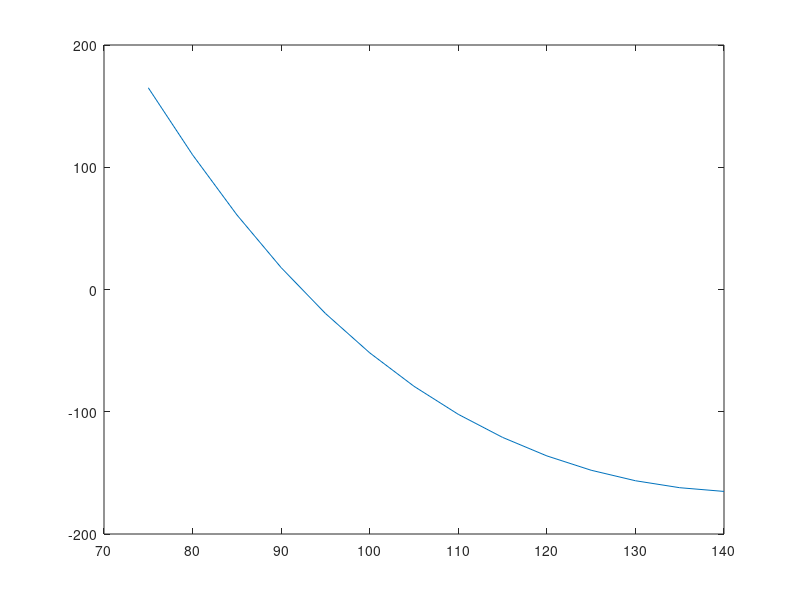

Reproduce this figure in MATLAB.
% clc
% clear all
% close all
% theta = 90+[-15:5:50];
% g = 9.81;
% 
% L_CG = 0.880;
% L_GJ = 0.30093;
% L_CK = 0.665;
% L_CD = 0.15207;
% L_CE = 0.60978;
% L_AC = 0.5905;
% L_AD = 0.493;
% L_AE = 0.203;
% n=10;
% L_div = 0.0:L_CG/(n-1):L_CG;
% lb = [500,0.4,0.2];
% ub = [5000,0.8,0.5];
% Fs = 1500;
% A = [];
% b = [];
% Aeq = [];
% Beq = [];
% x0 = [Fs,L_CK,L_AE];
% Mass = 10;
% thetaangle = 75;
% 
% 
% % Maximum mass
% Mass = 100+10;         %10Kg extra mass added for the link!
% for i = 1:length(theta)
%     thetaangle = theta(i);
%     fun = @(x)abs(Mass*g*(L_CG*cosd(thetaangle)+L_GJ)-x(1)*x(2)*sind(asind(sqrt(x(3)*x(3)+L_AC*L_AC)*sind(thetaangle-atand(x(3)/L_AC)/sqrt(x(2)^2+x(3)^2+L_AC^2-2*sqrt(x(3)^2+L_AC^2)*x(2)*cosd(thetaangle-atand(x(3)/L_AC)))))));
%     x_max(:,i) = fmincon(fun,x0,A,b,Aeq,Beq,lb,ub);
%     for j = 1:length(theta)
%         thetaangle = theta(j);
%         fun = @(x)abs(Mass*g*(L_CG*cosd(thetaangle)+L_GJ)-x(1)*x(2)*sind(asind(sqrt(x(3)*x(3)+L_AC*L_AC)*sind(thetaangle-atand(x(3)/L_AC)/sqrt(x(2)^2+x(3)^2+L_AC^2-2*sqrt(x(3)^2+L_AC^2)*x(2)*cosd(thetaangle-atand(x(3)/L_AC)))))));
%         tau_max(j,i) = feval(fun,x_max(:,i));
%     end
% end
% 
% % disp(x_max)
% 
% % Average mass
% Mass = 75+10;
% for i = 1:length(theta)
%     thetaangle = theta(i);
%     fun = @(x)abs(Mass*g*(L_CG*cosd(thetaangle)+L_GJ)-x(1)*x(2)*sind(asind(sqrt(x(3)*x(3)+L_AC*L_AC)*sind(thetaangle-atand(x(3)/L_AC)/sqrt(x(2)^2+x(3)^2+L_AC^2-2*sqrt(x(3)^2+L_AC^2)*x(2)*cosd(thetaangle-atand(x(3)/L_AC)))))));
%     x_avg(:,i) = fmincon(fun,x0,A,b,Aeq,Beq,lb,ub);
%     for j = 1:length(theta)
%         thetaangle = theta(j);
%         fun = @(x)abs(Mass*g*(L_CG*cosd(thetaangle)+L_GJ)-x(1)*x(2)*sind(asind(sqrt(x(3)*x(3)+L_AC*L_AC)*sind(thetaangle-atand(x(3)/L_AC)/sqrt(x(2)^2+x(3)^2+L_AC^2-2*sqrt(x(3)^2+L_AC^2)*x(2)*cosd(thetaangle-atand(x(3)/L_AC)))))));
%         tau_avg(j,i) = feval(fun,x_avg(:,i));
%     end
% end
% 
% % Average mass
% Mass = 50+10;
% for i = 1:length(theta)
%     thetaangle = theta(i);
%     fun = @(x)abs(Mass*g*(L_CG*cosd(thetaangle)+L_GJ)-x(1)*x(2)*sind(asind(sqrt(x(3)*x(3)+L_AC*L_AC)*sind(thetaangle-atand(x(3)/L_AC)/sqrt(x(2)^2+x(3)^2+L_AC^2-2*sqrt(x(3)^2+L_AC^2)*x(2)*cosd(thetaangle-atand(x(3)/L_AC)))))));
%     x_avg1(:,i) = fmincon(fun,x0,A,b,Aeq,Beq,lb,ub);    
%     for j = 1:length(theta)
%         thetaangle = theta(j);
%         fun = @(x)abs(Mass*g*(L_CG*cosd(thetaangle)+L_GJ)-x(1)*x(2)*sind(asind(sqrt(x(3)*x(3)+L_AC*L_AC)*sind(thetaangle-atand(x(3)/L_AC)/sqrt(x(2)^2+x(3)^2+L_AC^2-2*sqrt(x(3)^2+L_AC^2)*x(2)*cosd(thetaangle-atand(x(3)/L_AC)))))));
%         tau_avg1(j,i) = feval(fun,x_avg1(:,i));
%     end
% end
% 
% % Minimum mass
% Mass = 0+10;
% for i = 1:length(theta)
%     thetaangle = theta(i);
%     fun = @(x)abs(Mass*g*(L_CG*cosd(thetaangle)+L_GJ)-x(1)*x(2)*sind(asind(sqrt(x(3)*x(3)+L_AC*L_AC)*sind(thetaangle-atand(x(3)/L_AC)/sqrt(x(2)^2+x(3)^2+L_AC^2-2*sqrt(x(3)^2+L_AC^2)*x(2)*cosd(thetaangle-atand(x(3)/L_AC)))))));
%     x_min(:,i) = fmincon(fun,x0,A,b,Aeq,Beq,lb,ub);
%     for j = 1:length(theta)
%         thetaangle = theta(j);
%         fun = @(x)abs(Mass*g*(L_CG*cosd(thetaangle)+L_GJ)-x(1)*x(2)*sind(asind(sqrt(x(3)*x(3)+L_AC*L_AC)*sind(thetaangle-atand(x(3)/L_AC)/sqrt(x(2)^2+x(3)^2+L_AC^2-2*sqrt(x(3)^2+L_AC^2)*x(2)*cosd(thetaangle-atand(x(3)/L_AC)))))));
%         tau_min(j,i) = feval(fun,x_min(:,i));
%     end
% end
% 
% %phi = asind(L_CE*sind(theta(i)-Extra_angle)/Instantaneous_Length_of_gas_spring(i))
% %Extra_angle = atand(L_AE/L_AC);
% %Instantaneous_Length_of_gas_spring = sqrt(L_CK^2 + L_CE^2-2*L_CE*L_CK*cosd(theta-Extra_angle));
% figure(1)
% for i=1:length(theta)
% subplot(7,2,i)
% plot(theta,tau_min(i,:))
% title([strcat('Fs = ',num2str(x_min(1,i))),strcat(' ,L_{CK} = ',num2str(x_min(2,i))),strcat(' , L_{AE}= ',num2str(x_min(3,i)))]);
% end
% sgtitle('Minimum Mass (0 kgs) \tau vs. \theta')
% 
% figure(2)
% for i=1:length(theta)
% subplot(7,2,i)
% plot(theta,tau_max(i,:))
% title([strcat('Fs = ',num2str(x_max(1,i))),strcat(' ,L_{CK} = ',num2str(x_max(2,i))),strcat(' , L_{AE}= ',num2str(x_max(3,i)))]);
% end
% sgtitle('Maximum Mass (120 kgs) \tau vs. \theta')
% 
% figure(3)
% for i=1:length(theta)
% subplot(7,2,i)
% plot(theta,tau_avg(i,:))
% title([strcat('Fs = ',num2str(x_avg(1,i))),strcat(' ,L_{CK} = ',num2str(x_avg(2,i))),strcat(' , L_{AE}= ',num2str(x_avg(3,i)))]);
% end
% sgtitle('Maximum Mass (75 kgs) \tau vs. \theta')
% 
% figure(4)
% for i=1:length(theta)
% subplot(7,2,i)
% plot(theta,tau_avg1(i,:))
% title([strcat('Fs = ',num2str(x_avg1(1,i))),strcat(' ,L_{CK} = ',num2str(x_avg1(2,i))),strcat(' , L_{AE}= ',num2str(x_avg1(3,i)))]);
% end
% sgtitle('Maximum Mass (50 kgs) \tau vs. \theta')

%%
% fun = @(x)abs(x(1)^2-x(2)^2)
% lb = [-5,-5];
% ub = [5,5];
% A = [];
% b = [];
% Aeq = [];
% Beq = [];
% x0 = [2,3];
% fmincon(fun,x0,A,b,Aeq,Beq,lb,ub)
% x = [-5:1:5];
% y = [-5:1:5];
% [x1,x2] = meshgrid(x,y);
% for i=1:length(x)
%     for j = 1:length(y)
% s(i,j) = feval(fun,[x(i),y(j)]);
%     end
% end
% surf(x1,x2,s)

%% Minimization with arrays
clc
clear all
close all
theta = 90+[-15:5:50];
g = 9.81;
L_CG = 0.880;
L_GJ = 0.30093;
L_CK = 0.665;
L_CD = 0.15207;
L_CE = 0.60978;
% L_AC = 0.5905;
L_AC = 0.5905;
L_AD = 0.493;
L_AE = 0.203;
n=10;
L_div = 0.0:L_CG/(n-1):L_CG;
lb = [0,0.4,0.2,0.3];
ub = [5000,0.8,0.5,0.8];
Fs = 1500;
A = [];
b = [];
Aeq = [];
Beq = [];
x0 = [Fs,L_CK,L_AE,L_AC];
Mass = 10;
thetaangle = 75;


% Maximum massS
Mass = 0+10;         %10Kg extra mass added for the link!
% for i = 1:length(theta)
    fun = @(x)max(abs(Mass*g*(L_CG*sind(theta)+L_GJ)-x(1)*x(2)*sind(asind(sqrt(x(3)*x(3)+x(4)*x(4))*sind(theta-(atand(x(3)/x(4))./sqrt(x(2)^2+x(3)^2+x(4)^2-2*sqrt(x(3)^2+x(4)^2)*x(2)*cosd(theta-atand(x(3)/x(4))))))))));
    fun1 = @(x)((Mass*g*(L_CG*sind(theta)+L_GJ)-x(1)*x(2)*sind(asind(sqrt(x(3)*x(3)+x(4)*x(4))*sind(theta-(atand(x(3)/x(4))./sqrt(x(2)^2+x(3)^2+x(4)^2-2*sqrt(x(3)^2+x(4)^2)*x(2)*cosd(theta-atand(x(3)/x(4))))))))));   
    x_max = fmincon(fun,x0,A,b,Aeq,Beq,lb,ub)
    tau_max = feval(fun1,x_max);
%     sqrt(x(2)^2+x(3)^2+L_AC^2-2*sqrt(x(3)^2+L_AC^2)*x(2)*cosd(theta-atand(x(3)/L_AC)))
%     for j = 1:length(theta)
%         thetaangle = theta(j);
%         fun = @(x)abs(Mass*g*(L_CG*cosd(thetaangle)+L_GJ)-x(1)*x(2)*sind(asind(sqrt(x(3)*x(3)+L_AC*L_AC)*sind(thetaangle-atand(x(3)/L_AC)/sqrt(x(2)^2+x(3)^2+L_AC^2-2*sqrt(x(3)^2+L_AC^2)*x(2)*cosd(thetaangle-atand(x(3)/L_AC)))))));
%         tau_max(j,i) = feval(fun,x_max(:,i));
%     end
% end
figure(1)
plot(theta,tau_max)
